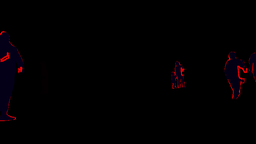
#> input picture MasksRaw/000012.png, 256 x 144 px, shrunk from 1920 x 1080 before the run; its folder holds 4 pictures in this run
$ jupyter execute --allow-errors preprocessor.ipynb
#> lines starting #> are read from the running program, lines starting #| are printed output that depends on the picture
[cell 1]
import PIL
import cv2
import matplotlib.pyplot as plt
import numpy as np

from PIL import Image

[cell 2]
path = "./"
img = cv2.imread(path+"MasksRaw/000001.png")
#> (the rest of this cell did not finish here and is left out)

[cell 3]
import glob

img_dict = {}
for filename in glob.glob("./MasksRaw/*"):
    img = cv2.imread(filename)
#> img is the input picture: shape (144, 256, 3); mean B, G, R 1.2, 0, 2.5
    img_dict[filename[-10:]]=img

[cell 4]
print(len(img_dict))
#| 4
#> (the rest of this cell did not finish here and is left out)

[cell 5]
def get_pixel_values(img):
    (h, w, c) = img.shape
    uniques = np.unique(img.reshape(w*h, c),axis=0)
    return uniques

def get_unique_ids(img):
    (h, w, c) = img.shape
    uniques = np.unique(img.reshape(w*h, c),axis=0)
    out = []
    for u in uniques:
        if np.array_equal(u[1:],[0,4]) and u[0] != 0:
            out.append(u)
    return out

#> (the rest of this cell did not finish here and is left out)

[cell 6]
# clean up masks (preprocessing)
path = "./Masks/"
#> path = './Masks/'
keys = list(img_dict.keys())
#> keys = ['000012.png', '000025.png', '000033.png', '000040.png']
for key in keys:
    img = img_dict[key]
    uni_ids = get_unique_ids(img)
#> this loop made 4 passes
#> key on passes 1 to 4: '000012.png', '000025.png', '000033.png', '000040.png'
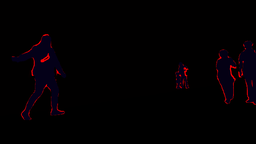
#> img: shape (144, 256, 3); mean B, G, R 1.9, 0, 3.2

#> (a cell that did not finish here is left out)

#> (a cell that did not finish here is left out)

[cell 9]
def transform_mask(key):
    img = img_dict[key].copy()
    pixels = get_pixel_values(img)
    for p in pixels:
        #print(p)
        if np.array_equal(p[1:], [0,4]) and p[0] != 0:
            img = np.where((img==p).all(axis=-1)[...,None], [p[0],p[0],p[0]],img)
        else:
            img = np.where((img==p).all(axis=-1)[...,None], [0,0,0],img)
    cv2.imwrite('./Masks/'+key,img)

[cell 10]
for k in keys:
    print(k)
    transform_mask(k)
#> this loop made 4 passes
#| 000012.png
#| 000025.png
#| 000033.png
#| 000040.png
#> pass 1, in transform_mask, `cv2.imwrite('./Masks/'+key,img)`:
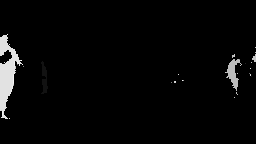
#> saved as 000012.png: shape (144, 256, 3); min 0, max 27, mean 0.7; drawn with min black and max white
#> pass 2, in transform_mask (call 2), `cv2.imwrite('./Masks/'+key,img)`:
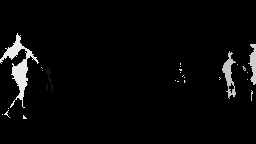
#> saved as 000025.png: shape (144, 256, 3); min 0, max 26, mean 0.8; drawn with min black and max white
